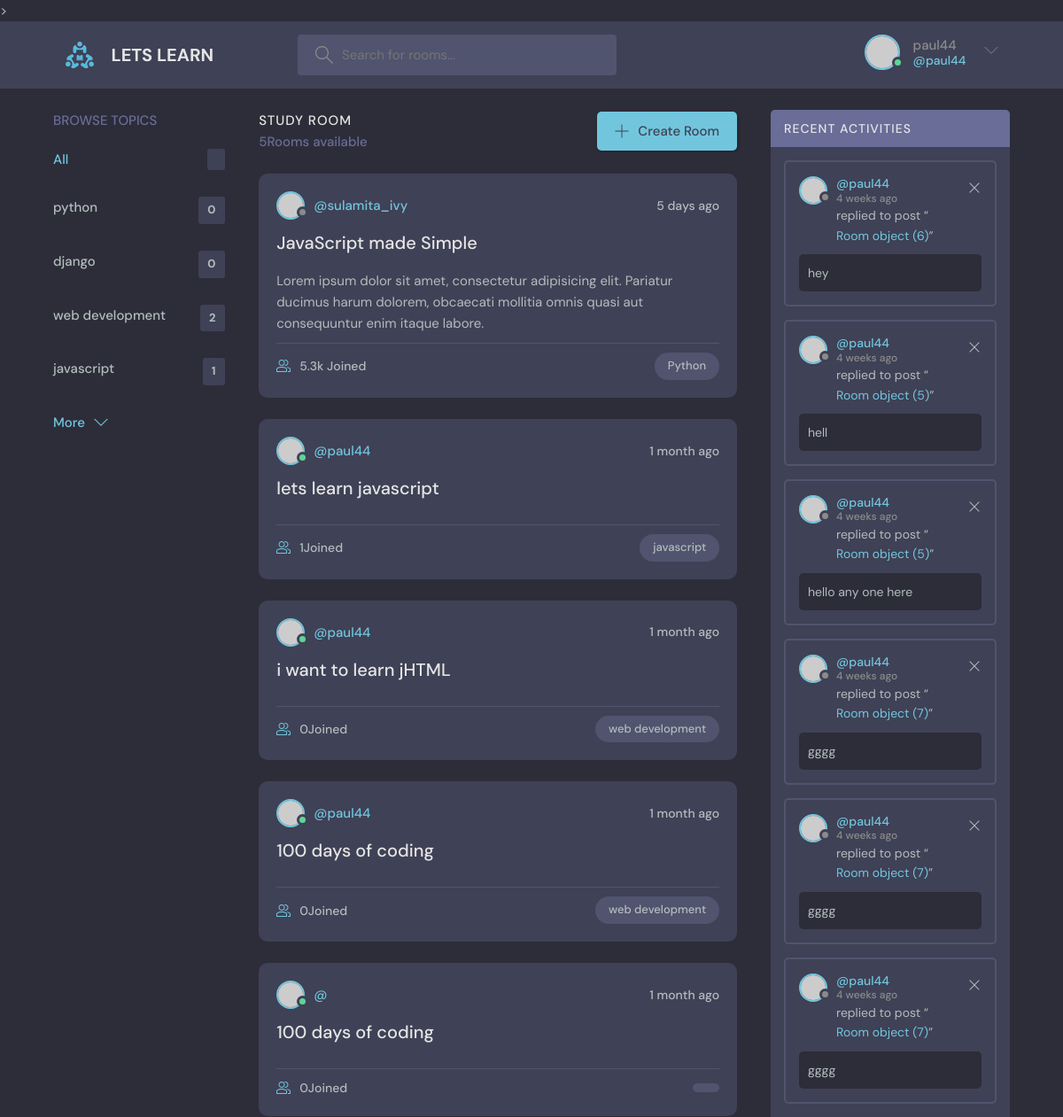
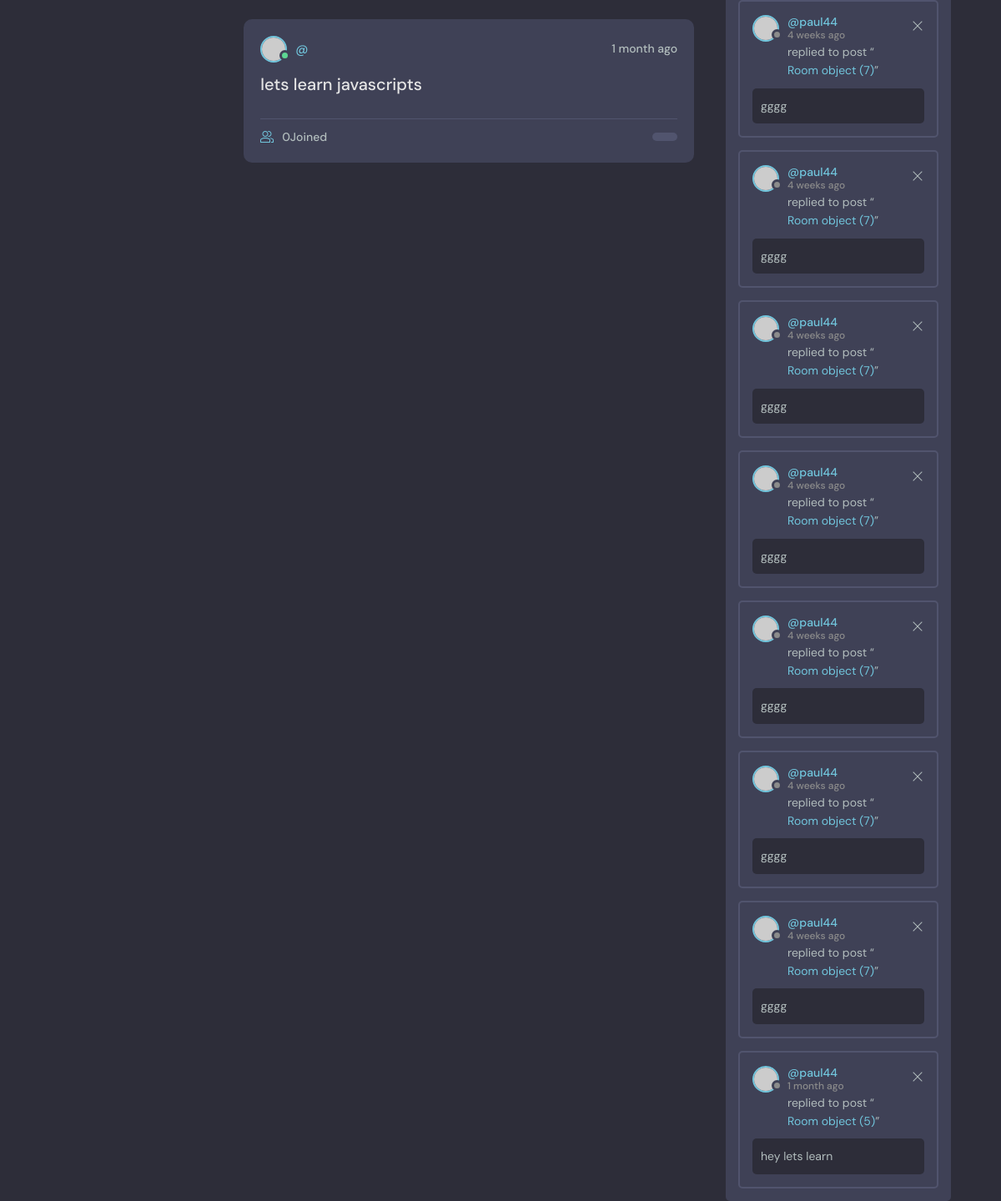
Screenshot of / (signed in) with the database file from the repository (2 pictures, top to bottom).
### base/models.py (models this page shows, shortened)
class Topic(models.Model):
    name = models.CharField(max_length=200)

class Room(models.Model):
    host = topic =models.ForeignKey(User, on_delete=models.SET_NULL, null = True)
    topic = models.ForeignKey(Topic, on_delete=models.SET_NULL, null = True)
    name = models.CharField(max_length=200)
    description = models.TextField(null=True, blank=True)
    participants =models.ManyToManyField(User, related_name='participants', blank= True)
    updated = models.DateTimeField(auto_now=True)
    created = models.DateTimeField(auto_now_add=True)
    class Meta:
         ordering = ['-updated', '-created']

class Message(models.Model):
        user =models.ForeignKey(User, on_delete= models.CASCADE)
        room = models.ForeignKey('Room', on_delete= models.CASCADE)
        body = models.TextField()
        updated = models.DateTimeField(auto_now=True)
        created = models.DateTimeField(auto_now_add=True)
        class Meta:
         ordering = ['-updated', '-created']

### base/views.py (the view)
# urls.py: path('', views.home, name='home'),
def home(request,):
    q = request.GET.get('q') if request.GET.get('q') != None else ""
    rooms = Room.objects.filter(
        Q(topic__name__icontains=q)|
        Q(name__icontains=q) |
        Q(description__icontains=q)
        )
    topic = Topic.objects.all()
    room_count = rooms.count()
    room_messages = Message.objects.filter(Q(room__topic__name__icontains=q))
    context = {'rooms': rooms, 'topics': topic, 'room_count': room_count,
               'room_messages': room_messages}
    return render(request, 'base/home.html', context)

### base/templates/base/home.html (shortened to what this page needs)
{% extends 'main.html'%}
{% block content %}
    <main class="layout layout--3">
      <div class="container">
        {% include 'base/topics_component.html'%}
        <div class="roomList">
          <div class="roomList__header">
            <div>
              <h2>Study Room</h2>
              <p>{{ room_count }}Rooms available</p>
            </div>
            <a class="btn btn--main" href="create-room.html">
              <svg version="1.1" xmlns="http://www.w3.org/2000/svg" width="32" height="32" viewBox="0 0 32 32">
                <title>add</title>
                <path
                  d="M16.943 0.943h-1.885v14.115h-14.115v1.885h14.115v14.115h1.885v-14.115h14.115v-1.885h-14.115v-14.115z"
                ></path>
              </svg>
              Create Room
            </a>
          </div>
          <div class="roomListRoom">
            <div class="roomListRoom__header">
              <a href="profile.html" class="roomListRoom__author">
                <div class="avatar avatar--small">
                  <img src="https://randomuser.me/api/portraits/women/11.jpg" />
                </div>
                <span>@sulamita_ivy</span>
              </a>
              <div class="roomListRoom__actions">
                <span>5 days ago</span>
              </div>
            </div>
            <div class="roomListRoom__content">
              <a href="room.html">JavaScript made Simple</a>
              <p>
                Lorem ipsum dolor sit amet, consectetur adipisicing elit. Pariatur ducimus harum dolorem, obcaecati
                mollitia omnis quasi aut consequuntur enim itaque labore.
              </p>
            </div>
            <div class="roomListRoom__meta">
              <a href="room.html" class="roomListRoom__joined">
                5.3k Joined
              </a>
              <p class="roomListRoom__topic">Python</p>
            </div>
          </div>
            {% include 'base/feed_component.html' %}
        </div>
        {% include 'base/activity_component.html' %}
      </div>
    </main>
    {% endblock %}

### templates/navbar.html (shortened to what this page needs)
{% load static %}
<header class="header header--loggedIn">
    <div class="container">
      <a href="{% url 'home' %}" class="header__logo">
        <img src="{% static 'images/logo.svg' %}" />
        <h1>LETS LEARN</h1>
      </a>
      <form class="header__search" method = "GET" action="{% url "home"%}">
        <label>
          <input name = "q" placeholder="Search for rooms..." />
        </label>
      </form>
      <nav class="header__menu">
        {% if request.user.is_authenticated %}
        <div class="header__user">
          <a href="profile.html">
            <div class="avatar avatar--medium active">
              <img src="https://randomuser.me/api/portraits/men/37.jpg" />
            </div>
            <p>{{request.user.username}}<span>@{{request.user.username}}</span></p>
          </a>
          <button class="dropdown-button">
            <svg version="1.1" xmlns="http://www.w3.org/2000/svg" width="32" height="32" viewBox="0 0 32 32">
              <title>chevron-down</title>
              <path d="M16 21l-13-13h-3l16 16 16-16h-3l-13 13z"></path>
            </svg>
          </button>
        </div>
        {% else %}
        <a href="{% url 'login' %}">
            <img src="{% static 'images/avatar.svg' %}" />
             <p>Login</p>
        </a>
        {% endif %}
      </nav>
    </div>
</header>

### base/templates/base/topics_component.html
<div class="topics">
          <div class="topics__header">
            <h2>Browse Topics</h2>
          </div>
          <ul class="topics__list">
            <li>
              <a href="{% url 'home'%}" class="active">All <span>{{topic.count}}</span></a>
            </li>
            {% for topic in topics %}
            <li>
              <a href="{% url 'home' %}?q={{topic.name}}">{{ topic.name }}<span>{{topic.room_set.all.count}}</span></a>
            </li>
            {% endfor %}
          </ul>
          <a class="btn btn--link" href="topics.html">
            More
            <svg version="1.1" xmlns="http://www.w3.org/2000/svg" width="32" height="32" viewBox="0 0 32 32">
              <title>chevron-down</title>
              <path d="M16 21l-13-13h-3l16 16 16-16h-3l-13 13z"></path>
            </svg>
          </a>
        </div>

### base/templates/base/feed_component.html (shortened to what this page needs)
{% for room in rooms %}
<div class="roomListRoom">
    <div class="roomListRoom__header">
      <a href="[% url 'user-profile' room.host.id %]" class="roomListRoom__author">
        <div class="avatar avatar--small active">
          <img src="https://randomuser.me/api/portraits/men/11.jpg" />
        </div>
        <span>@{{room.host.username}}</span>
      </a>
      <div class="roomListRoom__actions">
        <span>{{room.created|timesince}} ago</span>
      </div>
    </div>
    <div class="roomListRoom__content">
      <a href="{% url 'room' room.id %}">{{room.name}}</a>
    </div>
    <div class="roomListRoom__meta">
      <a href="{% url 'room' room.id %}" class="roomListRoom__joined">
        {{room.participants.all.count}}Joined
      </a>
      <p class="roomListRoom__topic">{{room.topic.name}}</p>
    </div>
  </div>
  {% endfor %}

### base/templates/base/activity_component.html
<div class="activities">
    <div class="activities__header">
      <h2>Recent Activities</h2>
    </div>
    {% for message in room_messages %}
    <div class="activities__box">
      <div class="activities__boxHeader roomListRoom__header">
        <a href="{% url 'user-profile' message.user.id %}" class="roomListRoom__author">
          <div class="avatar avatar--small">
            <img src="https://randomuser.me/api/portraits/women/11.jpg" />
          </div>
          <p>
            @{{message.user}}
            <span>{{message.created|timesince}} ago</span>
          </p>
        </a>
        {% if request.user == message.user %}
        <div class="roomListRoom__actions">
          <a href="{% url 'delete-message' message.id %}">
            <svg version="1.1" xmlns="http://www.w3.org/2000/svg" width="32" height="32" viewBox="0 0 32 32">
              <title>remove</title>
              <path
                d="M27.314 6.019l-1.333-1.333-9.98 9.981-9.981-9.981-1.333 1.333 9.981 9.981-9.981 9.98 1.333 1.333 9.981-9.98 9.98 9.98 1.333-1.333-9.98-9.98 9.98-9.981z"
              ></path>
            </svg>
          </a>
        </div>
        {% endif %}
      </div>
      <div class="activities__boxContent">
        <p>replied to post “<a href="{% url 'room' message.room.id %}">{{message.room}}</a>”</p>
        <div class="activities__boxRoomContent">
        {{message.body}}
        </div>
      </div>
    </div>
    {% endfor %}
  </div>

### rows the page displays
Topic: name "python", room_set.all.count "0"
Topic: name "django", room_set.all.count "0"
Topic: name "web development", room_set.all.count "2"
Topic: name "javascript", room_set.all.count "1"
Room: host.username "paul44", created "1 month", name "lets learn javascript", participants.all.count "1", topic.name "javascript"
Room: host.username "paul44", created "1 month", name "i want to learn jHTML", participants.all.count "0", topic.name "web development"
Room: host.username "paul44", created "1 month", name "100 days of coding", participants.all.count "0", topic.name "web development"
Room: created "1 month", name "100 days of coding", participants.all.count "0"
Room: created "1 month", name "lets learn javascripts", participants.all.count "0"
Message: user "paul44", created "4 weeks", room "Room object (6)", body "hey"
Message: user "paul44", created "4 weeks", room "Room object (5)", body "hell"
Message: user "paul44", created "4 weeks", room "Room object (5)", body "hello any one here"
Message: user "paul44", created "4 weeks", room "Room object (7)", body "gggg"
Message: user "paul44", created "4 weeks", room "Room object (7)", body "gggg"
Message: user "paul44", created "4 weeks", room "Room object (7)", body "gggg"
Message: user "paul44", created "4 weeks", room "Room object (7)", body "gggg"
Message: user "paul44", created "4 weeks", room "Room object (7)", body "gggg"
Message: user "paul44", created "4 weeks", room "Room object (7)", body "gggg"
Message: user "paul44", created "4 weeks", room "Room object (7)", body "gggg"
Message: user "paul44", created "4 weeks", room "Room object (7)", body "gggg"
Message: user "paul44", created "4 weeks", room "Room object (7)", body "gggg"
Message: user "paul44", created "4 weeks", room "Room object (7)", body "gggg"
Message: user "paul44", created "1 month", room "Room object (5)", body "hey lets learn"

### other values shown
{{ request.user.username }} "paul44"
{{ room_count }} "5"
